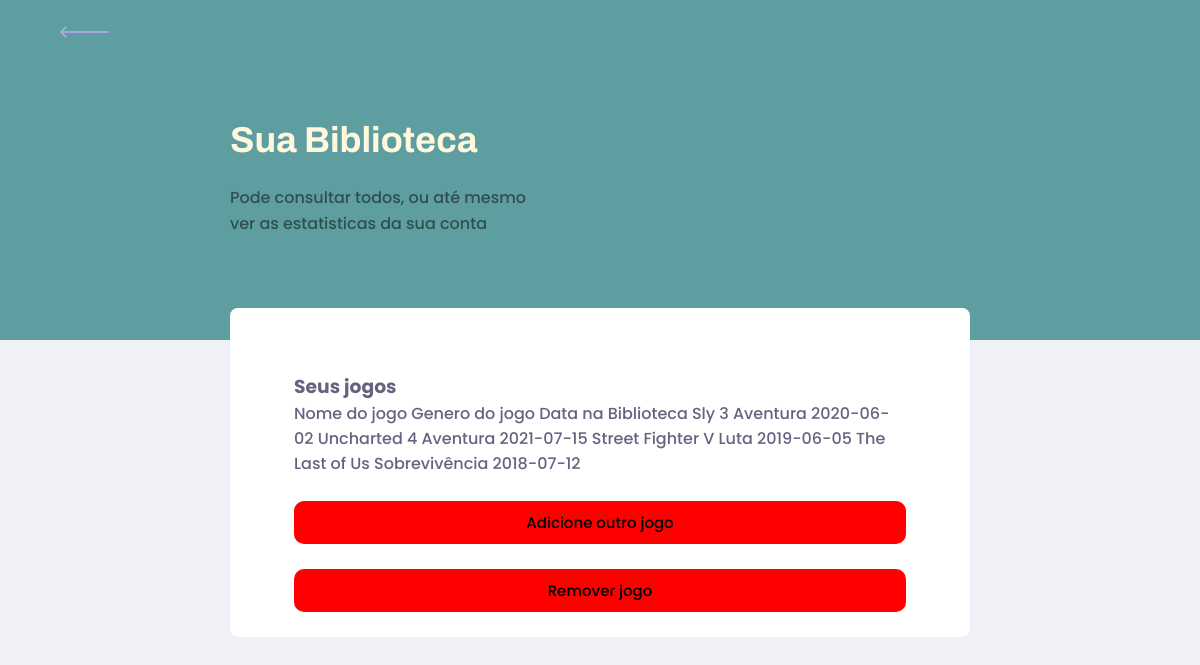
The app's page /gameslibrary, older data.
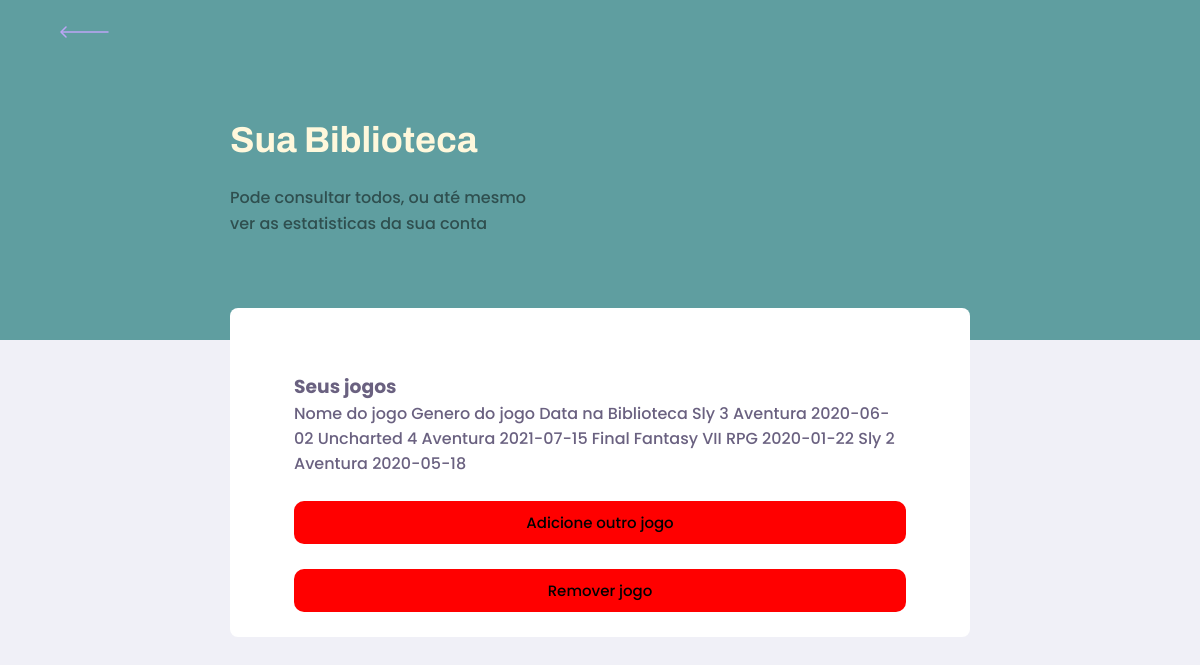
The same page, newer data.
### tables this page shows
CREATE TABLE jogosdb (id INTEGER PRIMARY KEY AUTOINCREMENT, nome VARCHAR(60), genero VARCHAR(60), datainicio DATE);

### app.py (the view)
@app.route("/gameslibrary")
def view():
    con = sqlite3.connect("dbjogos.db")
    con.row_factory = sqlite3.Row
    cur = con.cursor()
    cur.execute("SELECT * FROM jogosdb")
    rows = cur.fetchall()
    return render_template("gameslibrary.html",rows = rows)

### templates/gameslibrary.html (shortened to what this page needs)
<!DOCTYPE html>
<html lang="pt-BR">
<head>
    <link rel="stylesheet" href="/static/css/main.css">
    <link rel="stylesheet" href="/static/css/partials/header.css">
    <link rel="stylesheet" href="/static/css/partials/gameslibrary.css">
</head>
<body id="library">
    <div id="container">
        <header class="page-header">
            <div class="top-bar-container">
                <a href="/index">
                <img src="/static/images/back.svg" alt="Voltar">
                </a>
            </div>
            <div class="header-content">
                <strong>Sua Biblioteca</strong>
                <p>Pode consultar todos, ou até mesmo ver as estatisticas da sua conta</p>
            </div>
        </header>
        <main>
            <div class="box">
                <fieldset>
                    <h3>Seus jogos</h3>
                    <thead>
                        <td>Nome do jogo</td>
                        <td>Genero do jogo</td>
                        <td>Data na Biblioteca</td>
                    </thead>
                    {% for row in rows %}
                    <tr>
                    <td>{{row["nome"]}}</td>
                    <td>{{row["genero"]}}</td>
                    <td>{{row["datainicio"]}}</td>
                    </tr>
                    {% endfor %}
                    <br><br>
                    <a href="/addgame"><button>Adicione outro jogo</button></a>
                    <br><br>
                    <a href="/deletegame"><button>Remover jogo</button></a>
                    <br><br>
                </fieldset>
            </div>
        </main>
    </div>
</body>
</html>

### static/css/main.css (style rules this page uses)
:root { --color-background: #F0F0F7; --color-text-base: #6A6180; --color-line-in-white: #E6E6F0; --color-input-background: #F8F8FC; --color-button-text: #FFFFFF; --color-box-base: #FFFFFF; --color-box-footer: #FAFAFC; --color-small-info: #C1BCCC; --color-header: cadetblue; --color-text-header: cornsilk; font-size: 60%; }
* { margin: 0; padding: 0; background-origin: border-box; }
html, body { height: 100vh; }
body { background: var(--color-background); display: flex; align-items: center; justify-content: center; }
body, input, button, textarea { font-weight: 500; font-family: Poppins; font-size: 1.6rem; color: var(--color-text-base); }
#container { width: 90vw; max-width: 700px; }
@media (min-width: 700px) { :root { font-size: 62.5%; } }
* { box-sizing: border-box; }

### static/css/partials/header.css (style rules this page uses)
.page-header { background-color:var(--color-header); display: flex; flex-direction: column; }
.page-header .top-bar-container { width: 90%; margin: 0 auto; display: flex; align-items: center; justify-content: space-between; padding: 1.6rem 0; }
.page-header .top-bar-container a { height: 3.2rem; transition: opacity 0.2s; }
.page-header .header-content { width: 90%; margin: 3.2rem auto; position: relative; }
.page-header .header-content strong { font: 700 3.6rem Archivo; line-height: 4.2rem; color:var(--color-text-header); }
.page-header .header-content p { max-width: 30rem; font-size: 1.6rem; line-height: 2.6rem; color:darkslategrey; margin-top: 2.4rem; }
@media (min-width: 700px) { .page-header { height: 340px; } }
@media (min-width: 700px) { .page-header .top-bar-container { max-width: 1100px; } }
@media (min-width: 700px) { .page-header .header-content { max-width: 740px; margin: 0 auto; flex: 1 1; padding-bottom: 48px; display: flex; flex-direction: column; justify-content: center; } }
@media (min-width: 700px) { .page-header .header-content strong { max-width: 350px; } }

### static/css/partials/gameslibrary.css (style rules this page uses)
#library #container { width: 100vw; height: 100vh; }
#library .page-header .header-content { margin-bottom: 6.4rem; }
#library main { background: var(--color-box-base); width: 100%; max-width: 74rem; border-radius: 0.8rem; margin: -3.2rem auto 3.2rem; padding-top: 6.4rem; }
#library fieldset { border: none; padding: 0 2.4rem; }
button { background-color: red; border: none; outline: none; padding: 10px; width: 100%; border-radius: 10px; color:black; font-size: 15px; cursor: pointer; }
@media (min-width: 700px) { #library #container { max-width: 100vw; } }
@media (min-width: 700px) { #library .page-header .header-content { margin-bottom: 0; } }
@media (min-width: 700px) { #library main fieldset { padding: 0 64px; } }

Row changes from the older to the newer data that the page shows:
removed jogosdb: nome "Street Fighter V", genero "Luta", datainicio "2019-06-05"
removed jogosdb: nome "The Last of Us", genero "Sobrevivência", datainicio "2018-07-12"
added jogosdb: nome "Final Fantasy VII", genero "RPG", datainicio "2020-01-22"
added jogosdb: nome "Sly 2", genero "Aventura", datainicio "2020-05-18"
